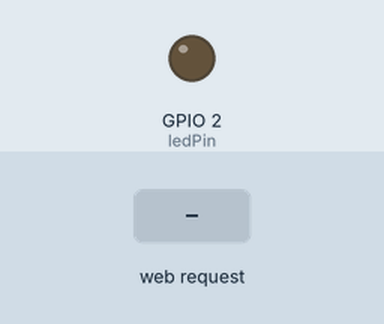
The sketch below on a simulated ESP32. On the bench: output pins drawn as LEDs (lit = HIGH). The test bench sets the inputs (shaded band). WiFi joins after 1.5 s; servers stay silent unless stated; what the sketch prints to the serial monitor is not drawn.

Above: at 2.7 s.
2.8 s: HTTP request GET /on received
At 3.6 s:
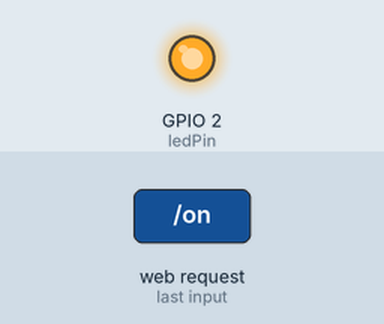
4.3 s: HTTP request GET /off received
At 4.8 s:
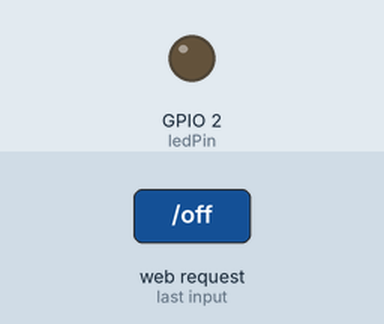
Timing chart, 0 to 7.3 s (numbered marks = the images above; inputs shaded):
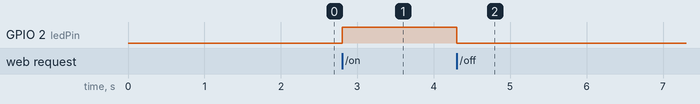

Measured:
- after the input at 2.8 s, GPIO 2 (ledPin): LOW → HIGH at once
- after the input at 4.3 s, GPIO 2 (ledPin): HIGH → LOW at once

The sketch:

06_led_on_off_browser.ino
```cpp
#include <WiFi.h>
#include <WebServer.h>

const char *ssid = "realme X";
const char *password = "11111111";
const int ledPin = 2; // Pin connected to LED

WebServer server(80); // Create web server on port 80

void handleRoot() {
  String html = "<html>\
  <head><title>ESP32 LED Control</title></head>\
  <body>\
    <h2>ESP32 Web Server</h2>\
    <p><a href=\"/on\"><button>LED ON</button></a></p>\
    <p><a href=\"/off\"><button>LED OFF</button></a></p>\
  </body>\
  </html>";

  server.send(200, "text/html", html);
}

void handleLEDOn() {
  digitalWrite(ledPin, HIGH);
  server.sendHeader("Location", "/");
  server.send(303); // Redirect to homepage
}

void handleLEDOff() {
  digitalWrite(ledPin, LOW);
  server.sendHeader("Location", "/");
  server.send(303); // Redirect to homepage
}

void setup() {
  Serial.begin(115200);
  pinMode(ledPin, OUTPUT);
  digitalWrite(ledPin, LOW);

  WiFi.begin(ssid, password);
  Serial.print("Connecting to WiFi");
  while (WiFi.status() != WL_CONNECTED) {
    delay(500);
    Serial.print(".");
  }

  Serial.println("\nConnected to WiFi!");
  Serial.print("IP address: ");
  Serial.println(WiFi.localIP());

  server.on("/", handleRoot);
  server.on("/on", handleLEDOn);
  server.on("/off", handleLEDOff);

  server.begin();
  Serial.println("HTTP server started");
}

void loop() {
  server.handleClient(); // Handle web requests
}
```
